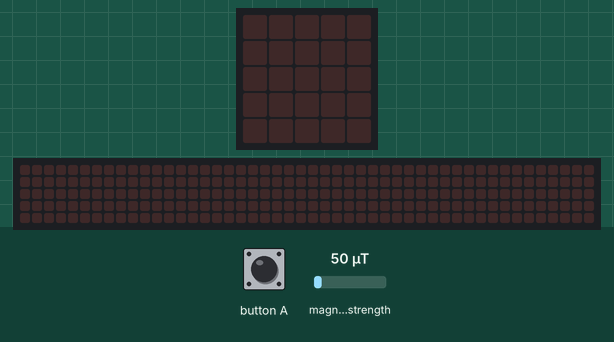
Recording of a program running on a simulated BBC micro:bit (MakeCode). On the bench: the board's 5×5 LED display, a strip that is not on the board, showing the scrolling text unrolled. The test bench sets the inputs (shaded band); at power-on: magnetic field strength 50 µT. The 48×5 strip is a reading aid, not a part: it shows the text the display is scrolling, unrolled, one strip-width of it at a time.

Above: at 1.2 s.
1.3 s: button A pressed for 0.15 s
At 1.67 s:
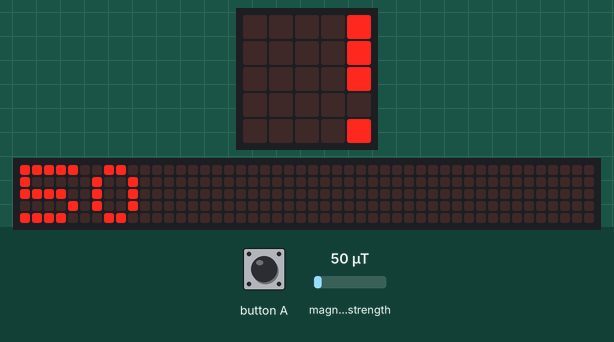
At 3.92 s:
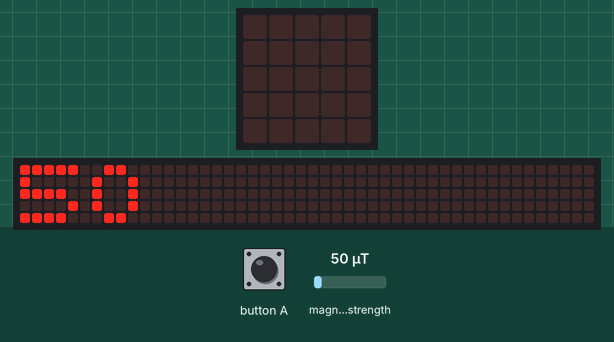
Timing chart, 0 to 5.4 s (numbered marks = the images above; inputs shaded):
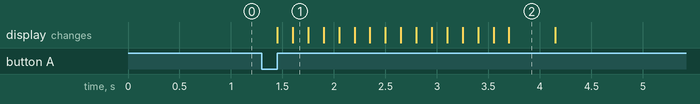

The program:

main.ts
```typescript
input.onButtonPressed(Button.A, function () {
    basic.showString("" + (input.magneticForce(Dimension.Strength)))
})
radio.setGroup(14)
basic.forever(function () {
    if (input.magneticForce(Dimension.Strength) < 0) {
        basic.showLeds(`
            # . . . #
            . # . # .
            . . . . .
            # # # # #
            # . # . #
            `)
    }
})
```

test.ts
```typescript
// aquí va el archivo "tests"; esto no se compilará cuando este paquete se utilice como una extensión.
```

Measured:
- after the input at 1.3 s, the display: first changes after 0.15 s (image 1 shows a later state)
- what the display in image 2 shows lasts 0.5 s, from 3.7 s to 4.2 s
